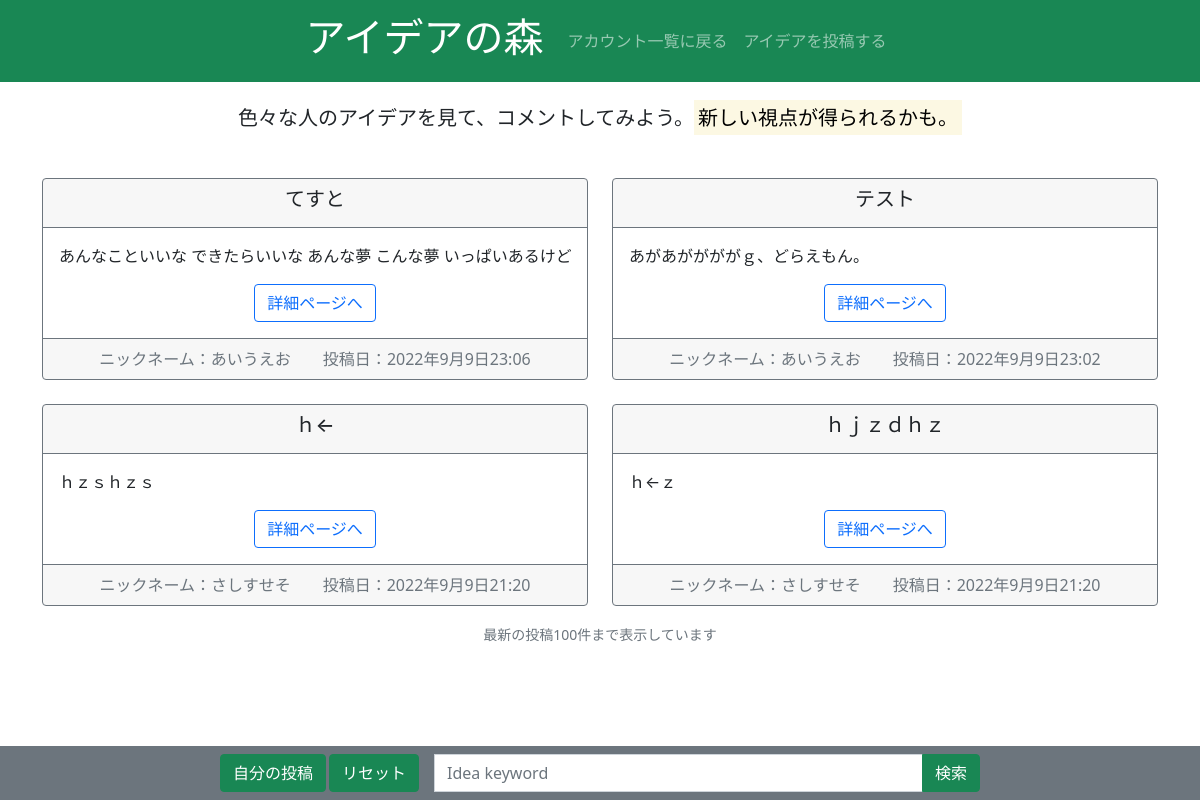
Screenshot of /idea_list/ with the database file from the repository.
### dottalk/models.py (models this page shows, shortened)
class Idea(models.Model):
    title = models.CharField(max_length=128)
    text = models.TextField(max_length=400)
    posted_at = models.DateTimeField(auto_now_add=True)
    last_modify = models.DateTimeField(auto_now=True)
    posted_by = models.CharField(max_length=100)
    posted_by_id = models.IntegerField()

### dottalk/views.py (the view)
# urls.py: path("idea_list/",views.idea_list.as_view(),name="idea_list"),
class idea_list(ListView,LoginRequiredMixin):
    model = models.Idea
    template_name = "HTML/idea_list.html"
    def get_queryset(self):
        loginuser = models.Account.objects.get(user=self.request.user)
        q_word = self.request.GET.get('query')
        if loginuser is None:
            return redirect("Login")
        if "btn_my_Idea" in self.request.GET:
            object_list = models.Idea.objects.filter(posted_by_id=loginuser.id).order_by('-posted_at')
        elif "btn_reset" in self.request.GET:
            object_list = models.Idea.objects.all().order_by('-posted_at')
        else :
            if q_word :
             object_list = models.Idea.objects.filter(
                 Q(title__icontains=q_word) |
                 Q(text__icontains=q_word) |
                 Q(posted_by__icontains=q_word)).order_by('-posted_at')
            else:
                object_list = models.Idea.objects.all().order_by('-posted_at')
        return object_list

### dottalk/templates/HTML/idea_list.html (shortened to what this page needs)
<!DOCTYPE html>
{% load static %}
<html lang="ja">
<head>
  <link rel="stylesheet" href="{% static 'css/bootstrap.min.css' %}">
</head>
<body>
<nav class="navbar navbar-expand navbar-dark bg-success sticky-top">
  <div class="collapse navbar-collapse justify-content-center" id="navmenu1">
    <a href="#" class="navbar-brand"><h1>アイデアの森</h1></a>
    <div class="navbar-nav">
        <a class="nav-item nav-link" href="{% url 'same_users_all' %}">アカウント一覧に戻る</a>
        <a class="nav-item nav-link" href="{% url 'idea_new' %}">アイデアを投稿する</a>
    </div>
  </div>
</nav>
<div class="container-fluid bg-secondary fixed-bottom">
    <div class="row justify-content-center">
        <div class="col-8 text-center">
            <form action="" method="get" class="form-inline m-2">
                <div class="row">
                <div class="input-group">
                    <div class="col-auto me-1">
                        <button type="submit"  name="btn_my_Idea" class="btn btn-success">自分の投稿</button>
                    </div>
                    <div class="col-auto me-3">
                        <button type="submit"  name="btn_reset" class="btn btn-success">リセット</button>
                    </div>
                    <input name="query" value="{{ request.GET.query }}"
                           type="text" class="form-control text-wrap"
                           placeholder="Idea keyword">
                    <button type="submit" class="btn btn-success">検索</button>
                </div>
                </div>
            </form>
        </div>
    </div>
</div>
<div class="mt-3 mb-3">
    <div class="text-center">
        <h5><p class="lh-lg">
            色々な人のアイデアを見て、コメントしてみよう。<mark>新しい視点が得られるかも。</mark>
        </p></h5>
    </div>
</div>
<div class="container">
    <div class="row">
{% for Idea in object_list|slice:":100"%}
  <div class="col-6">
<div class="card text-center mt-4 border-secondary">
    <div class="card-header border-secondary">
    <h5 class="card-title">{{ Idea.title }}</h5>
  </div>
  <div class="card-body">
      <div class="text-start text-truncate">
        <p class="card-text">{{ Idea.text }}</p>
      </div>
    <a class="stretched-link btn btn-outline-primary mt-3" href="{% url 'idea_detail' Idea.id %}">詳細ページへ</a>
  </div>
  <div class="card-footer text-muted border-secondary">
    ニックネーム：{{ Idea.posted_by }}　　投稿日：{{ Idea.posted_at }}
  </div>
</div></div>
{% empty %}
<div class="mt-3 mb-4">
    <div class="text-center">
        <h5><p>検索条件に一致するアイデアはありませんでした。</p></h5>
    </div>
</div>
{% endfor %}
</div></div>
<div class="mt-3 mb-5 pb-5">
    <div class="text-center mb-auto">
        <small>
            <a class="text-muted text-decoration-none" href="#">最新の投稿100件まで表示しています</a>
        </small>
    </div>
</div>
</body>
</html>

### rows the page displays
Idea: title "てすと", text "あんなこといいな できたらいいな あんな夢 こんな夢 いっぱいあるけ…", posted_by "あいうえお", posted_at "2022年9月9日23:06"
Idea: title "テスト", text "あがあががががｇ、どらえもん。", posted_by "あいうえお", posted_at "2022年9月9日23:02"
Idea: title "ｈ←", text "ｈｚｓｈｚｓ", posted_by "さしすせそ", posted_at "2022年9月9日21:20"
Idea: title "ｈｊｚｄｈｚ", text "ｈ←ｚ", posted_by "さしすせそ", posted_at "2022年9月9日21:20"
